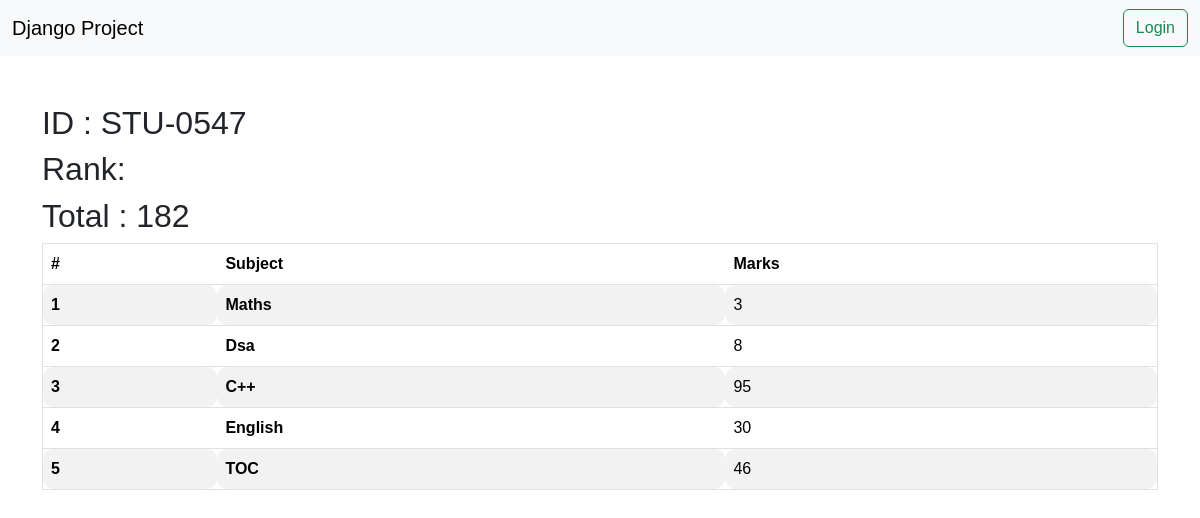
The page /reports/see_marks/STU-0547/ on the database its author committed.
### vege/models.py (models this page shows, shortened)
class StudentId(models.Model):
    S_Id = models.CharField(max_length=100)

class SubjectMarks(models.Model):
    student = models.ForeignKey(Student , on_delete=models.CASCADE , related_name="studentmarks")
    subject = models.ForeignKey(Subject , on_delete=models.CASCADE)
    marks = models.IntegerField()
    class Meta :
        unique_together = ['student' , 'subject']

class Subject(models.Model):
    subject = models.CharField(max_length=100)

### vege/views.py (the view)
# urls.py: path('reports/see_marks/<S_Id>/' , see_marks , name='see_marks'),
def see_marks(request , S_Id):
    queryset = SubjectMarks.objects.filter(student__S_Id__S_Id = S_Id)
    total_marks = queryset.aggregate(total_marks = Sum('marks'))
    return render(request , 'reports/see_marks.html' , {'queryset' : queryset , 'total_marks' : total_marks , 'Id':S_Id})

### vege/templates/reports/see_marks.html
{% extends "base.html"%}
{%block start%}
<div class="container mt-5">
    <h2>ID : {{Id}}</h2>
    <h2>Rank:</h2>
    <h2>Total : {{total_marks.total_marks}}</h2>
    <table class="table table-striped border">
        <thead>
          <tr>
            <th scope="col">#</th>
            <th scope="col">Subject</th>
            <th scope="col">Marks</th>
          </tr>
        </thead>
        <tbody>
            {% for marks in queryset %}
          <tr>
            <th scope="row">{{forloop.counter}}</th>
            <td><b>{{marks.subject.subject}}</b></td>
            <td>{{marks.marks}}</td>
          </tr>
          {% endfor %}
        </tbody>
      </table>
</div>
  {% endblock %}

### home/templates/base.html (style rules this page uses)
table , th , td { border-radius: 10px; padding: 10px; }
* { font-family: Nunito, sans-serif; }
*, *:before, *:after { -moz-box-sizing: border-box; -webkit-box-sizing: border-box; box-sizing: border-box; }
body { margin: 0; }

### rows shown on the page
StudentId: S_Id "STU-0547"
SubjectMarks: subject.subject "Maths", marks "3"
SubjectMarks: subject.subject "Dsa", marks "8"
SubjectMarks: subject.subject "C++", marks "95"
SubjectMarks: subject.subject "English", marks "30"
SubjectMarks: subject.subject "TOC", marks "46"

### other values the page prints
{{ total_marks.total_marks }} "182"
